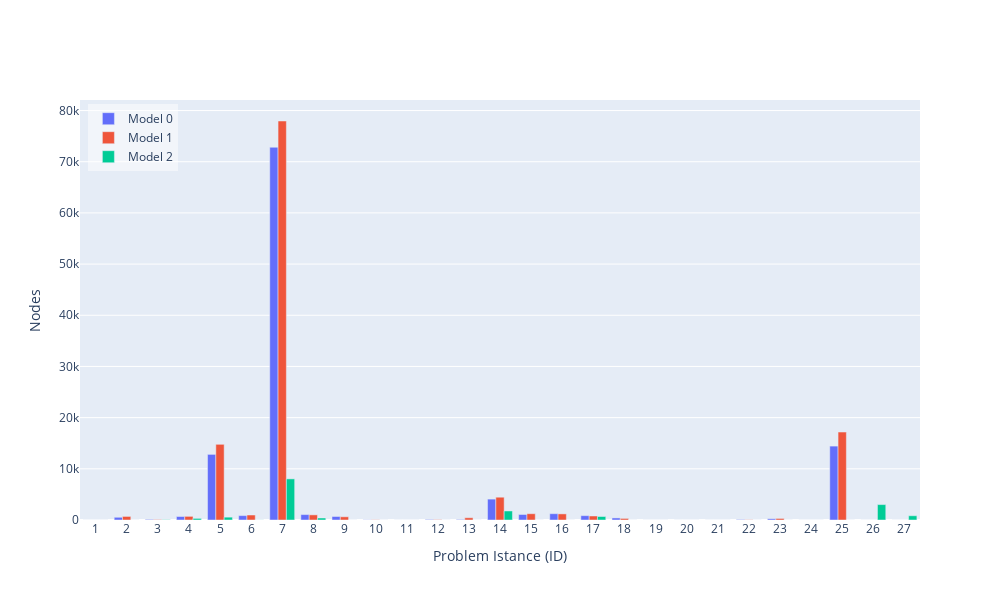

Source (notebook cell):
### Code cell
import plotly.graph_objects as go

# Create bar plot with visible zeros
hovertemplate_text='Model: %{customdata[0]}<br>ID: %{x}<br>Gap: %{text}%<br>Nodes: %{customdata[1]}<br>Runtime: %{customdata[2]} s<extra></extra>'
fig = go.Figure(data=[
    go.Bar(
        name='Model 0', 
        x=df0['ID'], 
        y=df0['nodes'],
        text=df0['gap'].apply(lambda x: f'{x:.2f}'),  # Format text to 2 decimal places
        # Create a 2D array with multiple columns
        customdata=np.dstack((df0['model'], df0['nodes'], df0['total_time'].apply(lambda x: f'{x:.2f}')))[0],
        textposition='none',
        hovertemplate=hovertemplate_text
    ),
    go.Bar(
        name='Model 1', 
        x=df1['ID'], 
        y=df1['nodes'],
        text=df1['gap'].apply(lambda x: f'{x:.2f}'),
        customdata=np.dstack((df1['model'], df1['nodes'], df1['total_time'].apply(lambda x: f'{x:.2f}')))[0],
        textposition='none',
        hovertemplate=hovertemplate_text
    ),
    go.Bar(
        name='Model 2', 
        x=df2['ID'], 
        y=df2['nodes'],
        text=df2['gap'].apply(lambda x: f'{x:.2f}'),
        customdata=np.dstack((df2['model'], df2['nodes'], df2['total_time'].apply(lambda x: f'{x:.2f}')))[0],
        textposition='none',
        hovertemplate=hovertemplate_text
    ),
])

# Add a subtle visual indication for zero values
fig.update_layout(
    width=1000,
    height=600,
    barmode='group',
    yaxis = dict(
        title = 'Nodes',
    ),
    xaxis = dict(
        title = 'Problem Istance (ID)',
        tickmode = 'array',
        tickvals = list(range(0, 28)),
        ticktext = list(range(0, 28)),
    ),
    legend=dict(
        x=0.01,
        y=0.99,
        xanchor='left',
        yanchor='top',
        bgcolor='rgba(255, 255, 255, 0.5)'
    )
)

fig.show()

### Figure 1 — Plotly figure (JSON) as saved in the notebook; plotly's stock layout.template omitted (floating-point values rounded to 4 significant figures)
{"data": [{"customdata": [[0, 3, "0.18"], [0, 529, "8.00"], [0, 116, "9.50"], [0, 680, "1.75"], [0, 12818, "300.00"], [0, 858, "300.01"], [0, 72826, "300.00"], [0, 1059, "300.01"], [0, 685, "300.01"], [0, 36, "0.93"], [0, 3, "5.76"], [0, 98, "33.53"], [0, 96, "2.26"], [0, 4081, "300.03"], [0, 1077, "300.02"], [0, 1231, "13.93"], [0, 848, "300.01"], [0, 402, "300.03"], [0, 3, "5.93"], [0, 3, "55.97"], [0, 3, "162.09"], [0, 90, "14.08"], [0, 243, "300.29"], [0, 1, "300.03"], [0, 14439, "300.04"], [0, 1, "300.01"], [0, 1, "300.03"]], "hovertemplate": "Model: %{customdata[0]}<br>ID: %{x}<br>Gap: %{text}%<br>Nodes: %{customdata[1]}<br>Runtime: %{customdata[2]} s<extra></extra>", "name": "Model 0", "text": ["0.00", "0.00", "0.00", "0.00", "inf", "inf", "229.07", "inf", "inf", "0.00", "0.00", "0.00", "0.00", "9.30", "inf", "0.00", "inf", "inf", "0.00", "0.00", "0.00", "0.00", "0.58", "inf", "0.14", "inf", "inf"], "textposition": "none", "type": "bar", "x": [1, 2, 3, 4, 5, 6, 7, 8, 9, 10, 11, 12, 13, 14, 15, 16, 17, 18, 19, 20, 21, 22, 23, 24, 25, 26, 27], "y": [3.0, 529.0, 116.0, 680.0, 12820.0, 858.0, 72830.0, 1059.0, 685.0, 36.0, 3.0, 98.0, 96.0, 4081.0, 1077.0, 1231.0, 848.0, 402.0, 3.0, 3.0, 3.0, 90.0, 243.0, 1.0, 14440.0, 1.0, 1.0]}, {"customdata": [[1, 3, "13.55"], [1, 697, "82.89"], [1, 84, "128.36"], [1, 711, "19.91"], [1, 14789, "393.59"], [1, 973, "420.10"], [1, 77956, "317.73"], [1, 1004, "413.03"], [1, 627, "420.53"], [1, 43, "82.36"], [1, 3, "126.23"], [1, 66, "152.16"], [1, 439, "106.50"], [1, 4452, "420.38"], [1, 1228, "420.68"], [1, 1193, "116.69"], [1, 788, "420.48"], [1, 306, "421.02"], [1, 3, "126.11"], [1, 3, "178.43"], [1, 3, "284.78"], [1, 50, "132.32"], [1, 302, "423.33"], [1, 1, "427.22"], [1, 17182, "420.09"], [1, 1, "423.46"], [1, 1, "425.08"]], "hovertemplate": "Model: %{customdata[0]}<br>ID: %{x}<br>Gap: %{text}%<br>Nodes: %{customdata[1]}<br>Runtime: %{customdata[2]} s<extra></extra>", "name": "Model 1", "text": ["0.00", "0.00", "0.00", "0.00", "47.99", "88.63", "223.74", "103.27", "117.66", "0.00", "0.00", "0.00", "0.00", "9.71", "22.45", "0.00", "77.16", "97.07", "0.00", "0.00", "0.00", "0.00", "0.55", "23487.83", "0.86", "13290.34", "12452.75"], "textposition": "none", "type": "bar", "x": [1, 2, 3, 4, 5, 6, 7, 8, 9, 10, 11, 12, 13, 14, 15, 16, 17, 18, 19, 20, 21, 22, 23, 24, 25, 26, 27], "y": [3.0, 697.0, 84.0, 711.0, 14790.0, 973.0, 77960.0, 1004.0, 627.0, 43.0, 3.0, 66.0, 439.0, 4452.0, 1228.0, 1193.0, 788.0, 306.0, 3.0, 3.0, 3.0, 50.0, 302.0, 1.0, 17180.0, 1.0, 1.0]}, {"customdata": [[2, 1, "13.50"], [2, 1, "79.73"], [2, 57, "123.62"], [2, 312, "18.94"], [2, 552, "115.14"], [2, 16, "420.20"], [2, 8033, "58.30"], [2, 389, "410.87"], [2, 1, "420.22"], [2, 1, "80.94"], [2, 1, "120.84"], [2, 1, "122.93"], [2, 1, "94.74"], [2, 1767, "138.50"], [2, 1, "161.40"], [2, 1, "102.32"], [2, 684, "420.58"], [2, 1, "420.67"], [2, 1, "121.07"], [2, 1, "127.27"], [2, 1, "136.04"], [2, 1, "121.49"], [2, 1, "130.34"], [2, 1, "151.59"], [2, 1, "122.00"], [2, 3013, "364.31"], [2, 828, "388.34"]], "hovertemplate": "Model: %{customdata[0]}<br>ID: %{x}<br>Gap: %{text}%<br>Nodes: %{customdata[1]}<br>Runtime: %{customdata[2]} s<extra></extra>", "name": "Model 2", "text": ["0.00", "0.00", "0.00", "0.00", "0.00", "5.45", "0.00", "3.21", "96.72", "0.00", "0.00", "0.00", "0.00", "0.00", "0.00", "0.01", "0.57", "2.66", "0.00", "0.00", "0.00", "0.00", "0.00", "0.01", "0.01", "0.01", "0.01"], "textposition": "none", "type": "bar", "x": [1, 2, 3, 4, 5, 6, 7, 8, 9, 10, 11, 12, 13, 14, 15, 16, 17, 18, 19, 20, 21, 22, 23, 24, 25, 26, 27], "y": [1.0, 1.0, 57.0, 312.0, 552.0, 16.0, 8033.0, 389.0, 1.0, 1.0, 1.0, 1.0, 1.0, 1767.0, 1.0, 1.0, 684.0, 1.0, 1.0, 1.0, 1.0, 1.0, 1.0, 1.0, 1.0, 3013.0, 828.0]}], "layout": {"barmode": "group", "height": 600, "legend": {"bgcolor": "rgba(255, 255, 255, 0.5)", "x": 0.01, "xanchor": "left", "y": 0.99, "yanchor": "top"}, "width": 1000, "xaxis": {"tickmode": "array", "ticktext": [0, 1, 2, 3, 4, 5, 6, 7, 8, 9, 10, 11, 12, 13, 14, 15, 16, 17, 18, 19, 20, 21, 22, 23, 24, 25, 26, 27], "tickvals": [0, 1, 2, 3, 4, 5, 6, 7, 8, 9, 10, 11, 12, 13, 14, 15, 16, 17, 18, 19, 20, 21, 22, 23, 24, 25, 26, 27], "title": {"text": "Problem Istance (ID)"}}, "yaxis": {"title": {"text": "Nodes"}}}}
